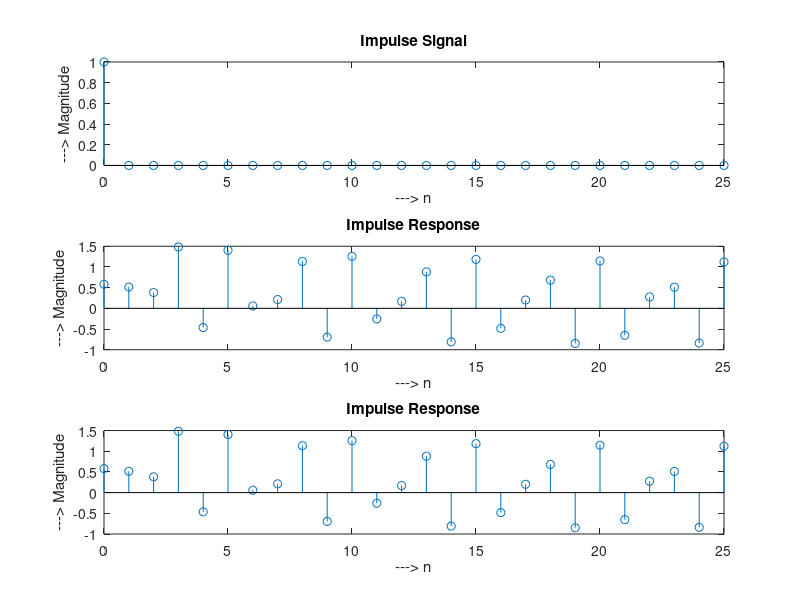

Recreate this plot in MATLAB.
clc;
clear all;
close all;

n=0:25;
a=[1 0.75 -0.48 -0.9];
b=[0.58 0.95 0.49 1];

impulse = (n==0);
h = filter(b,a,impulse);

subplot(3, 1, 1)
stem(n, impulse)
title('Impulse Signal')
xlabel('---> n')
ylabel('---> Magnitude')

subplot(3, 1, 2)
stem(n, h)
title('Impulse Response')
xlabel('---> n')
ylabel('---> Magnitude')

[p, t] = impz(b, a, 26);
subplot(3, 1, 3)
stem(t, p)
title('Impulse Response')
xlabel('---> n')
ylabel('---> Magnitude')